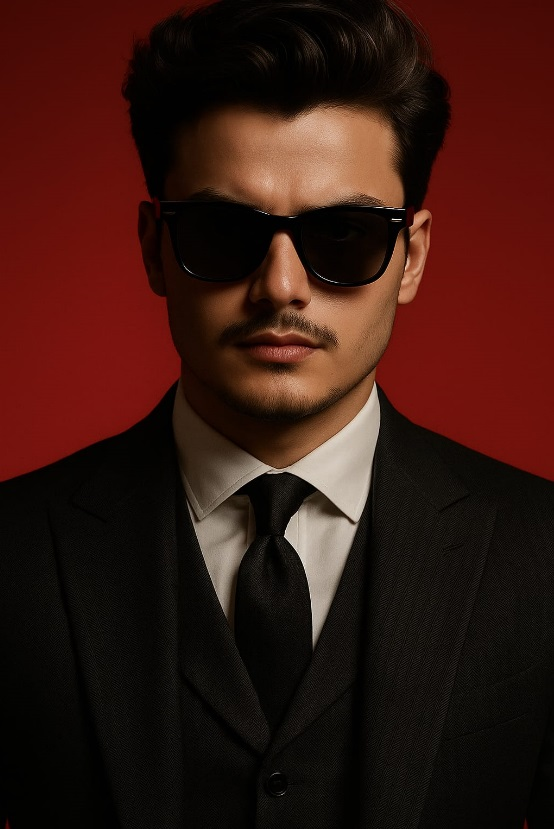
#> input picture Screenshot 2025-06-21 213420.jpg, 554 x 829 px, found by its file name
$ python d_text.py
#> lines starting #> are read from the running program, lines starting #| are printed output that depends on the picture; after the words box and inside, x2 and y2 are one past the last pixel; in counts of white or black regions, pixels touching at a corner belong together
import cv2

img = cv2.imread(r"C:\Users\Abhishek\OneDrive\Pictures\Screenshot 2025-06-21 213420.jpg")
#> img is the input picture: shape (829, 554, 3); mean B, G, R 17.2, 24, 55.5

if img is None:
    print("Image not found!")
    exit()

# -----------------------------------
# Put Text on Image
# -----------------------------------
# cv2.putText(image, text, position, font, font_scale, color, thickness)
cv2.putText(
    img,
    "Hello Om!",        # text
    (150, 150),          # position (x, y)
    cv2.FONT_HERSHEY_SIMPLEX,  # font
    1.5,                # font scale
   (0 , 255, 0 ),        # color (Green)
    3,                  # thickness
    cv2.LINE_AA         # anti-aliased
)
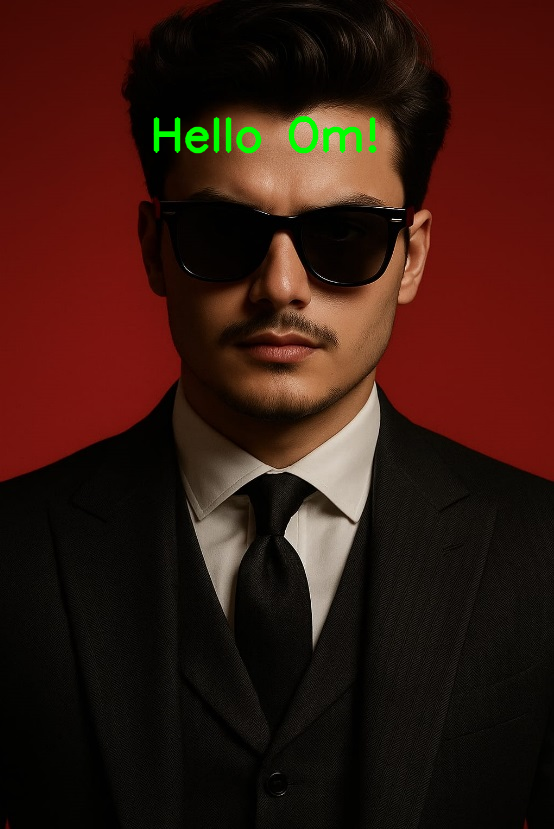
#> img: shape (829, 554, 3); 0.76% of pixels changed, all inside (x1, y1, x2, y2) = (153, 116, 377, 154)

cv2.imshow("Image with Text", img)
cv2.waitKey(0)
cv2.destroyAllWindows()
